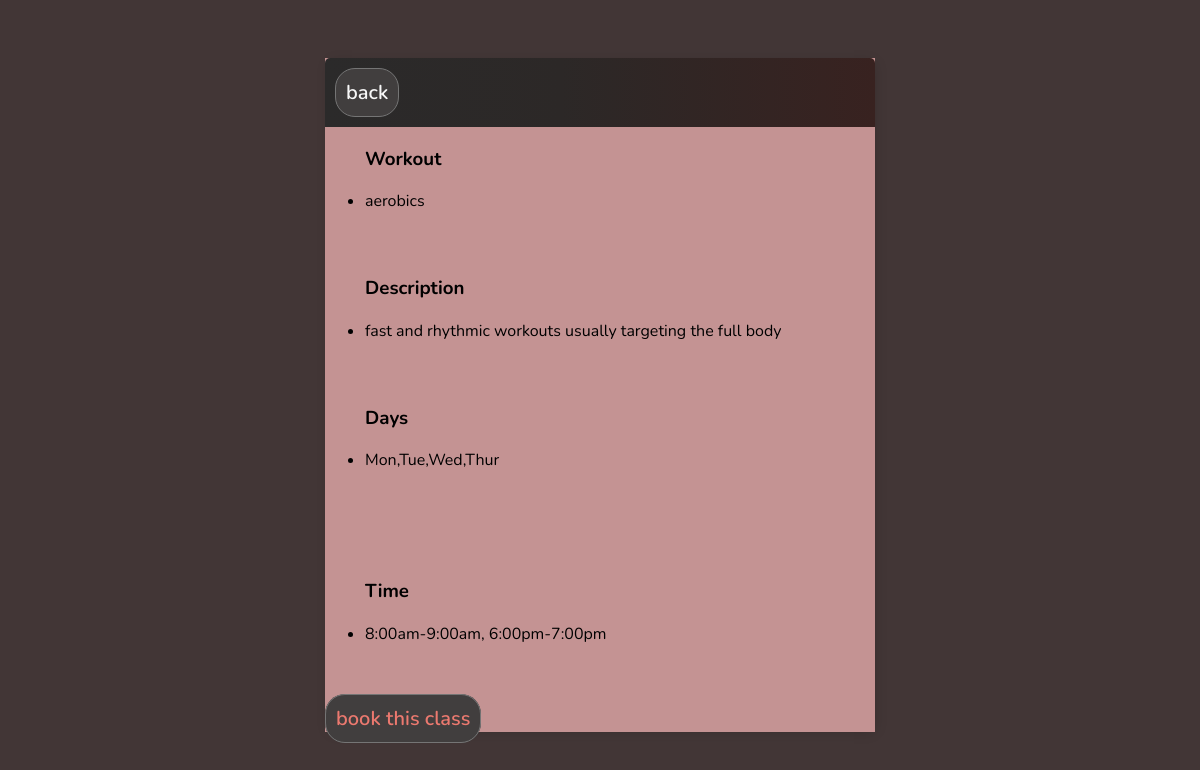
The page /plan/1/ (signed in) on the database its author committed.
### planner/models.py (models this page shows, shortened)
class Plans(models.Model):
    workout_choices=(
        ('aerobics','aerobics'),
        ('Group classes','Group classes'),
        ('personal trainer','personal trainer'),
    )
    workout=models.CharField(max_length=200,choices=workout_choices)
    description=models.CharField(max_length=200)
    days=models.CharField(max_length=200,null=True)
    time=models.CharField(max_length=200)
    complete=models.BooleanField(default=False)
    date_created=models.DateTimeField(auto_now_add=True)

### planner/views.py (the view)
# urls.py: path('plan/<int:pk>/',PlansDetail.as_view(),name="plan"),
class PlansDetail(LoginRequiredMixin,DetailView):
    model=Plans
    context_object_name='plans'
    template_name='planner/plan.html'

### planner/templates/planner/plan.html
{% extends 'planner/main.html'%}
{% load static%}
{% block content%}
<link rel="stylesheet" href="{% static 'planner/main.css'%}">
<div class="header-bar">
 <a class="button"href="{% url 'plans_list'%}"> back</a>
 </div>
   <ul>
    <h3>Workout</h3>
    <li>{{plans.workout}}</li>
    <br><br>
    <h3>Description</h3>
    <li>{{plans.description}}</li>
    <br><br>
    <h3>Days</h3>
    <li>{{plans.days}}</li>
    <br><br>
    <br><br>
    <h3>Time</h3>
    <li>{{plans.time}}</li>
    <br><br>
    </ul>
    <a class="button"href="/book/"> book this class</a>
{%endblock%}

### planner/static/planner/main.css (style rules this page uses)
body { background-color: #423636; font-family: 'Nunito', sans-serif; padding-top: 50px; }
h1, h2, h3, h4, h5, h6, { font-family: 'Raleway', sans-serif; }
a, p { color: #303131 }
a { font-weight: 600; }
.header-bar { display: flex; justify-content: space-between; color: #fff; padding: 10px; border-radius: 5px 5px 0 0; background: linear-gradient(90deg, #2b2a2a 0%, #2c2827 43%, #382220 100%); }
.header-bar a { color: rgb(247, 247, 247); text-decoration: none; }
::placeholder { font-weight: 300; opacity: 0.5; }
.button { border: 1px solid #757575; background-color: rgb(65, 62, 62); color: #EB796F; padding: 10px; font-size: 20px; border-radius: 20px; cursor: pointer; text-decoration: none; }

### rows shown on the page
Plans: workout "aerobics", description "fast and rhythmic workouts usually targeting the full body", days "Mon,Tue,Wed,Thur", time "8:00am-9:00am, 6:00pm-7:00pm"
